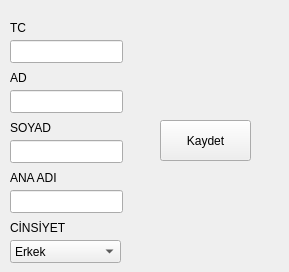
<?xml version="1.0" encoding="UTF-8"?>
<ui version="4.0">
 <class>OtherWindow</class>
 <widget class="QWidget" name="OtherWindow">
  <property name="geometry">
   <rect>
    <x>0</x>
    <y>0</y>
    <width>289</width>
    <height>272</height>
   </rect>
  </property>
  <property name="windowTitle">
   <string>Form</string>
  </property>
  <widget class="QLineEdit" name="lineEdit">
   <property name="geometry">
    <rect>
     <x>10</x>
     <y>40</y>
     <width>113</width>
     <height>23</height>
    </rect>
   </property>
  </widget>
  <widget class="QLabel" name="label">
   <property name="geometry">
    <rect>
     <x>10</x>
     <y>20</y>
     <width>59</width>
     <height>15</height>
    </rect>
   </property>
   <property name="text">
    <string>TC</string>
   </property>
  </widget>
  <widget class="QLabel" name="label_2">
   <property name="geometry">
    <rect>
     <x>10</x>
     <y>70</y>
     <width>59</width>
     <height>15</height>
    </rect>
   </property>
   <property name="text">
    <string>AD</string>
   </property>
  </widget>
  <widget class="QLineEdit" name="lineEdit_2">
   <property name="geometry">
    <rect>
     <x>10</x>
     <y>90</y>
     <width>113</width>
     <height>23</height>
    </rect>
   </property>
  </widget>
  <widget class="QLabel" name="label_3">
   <property name="geometry">
    <rect>
     <x>10</x>
     <y>120</y>
     <width>59</width>
     <height>15</height>
    </rect>
   </property>
   <property name="text">
    <string>SOYAD</string>
   </property>
  </widget>
  <widget class="QLineEdit" name="lineEdit_3">
   <property name="geometry">
    <rect>
     <x>10</x>
     <y>140</y>
     <width>113</width>
     <height>23</height>
    </rect>
   </property>
  </widget>
  <widget class="QLabel" name="label_4">
   <property name="geometry">
    <rect>
     <x>10</x>
     <y>170</y>
     <width>59</width>
     <height>15</height>
    </rect>
   </property>
   <property name="text">
    <string>ANA ADI</string>
   </property>
  </widget>
  <widget class="QLineEdit" name="lineEdit_4">
   <property name="geometry">
    <rect>
     <x>10</x>
     <y>190</y>
     <width>113</width>
     <height>23</height>
    </rect>
   </property>
  </widget>
  <widget class="QLabel" name="label_5">
   <property name="geometry">
    <rect>
     <x>10</x>
     <y>220</y>
     <width>59</width>
     <height>15</height>
    </rect>
   </property>
   <property name="text">
    <string>CİNSİYET</string>
   </property>
  </widget>
  <widget class="QComboBox" name="comboBox">
   <property name="geometry">
    <rect>
     <x>10</x>
     <y>240</y>
     <width>111</width>
     <height>23</height>
    </rect>
   </property>
   <item>
    <property name="text">
     <string>Erkek</string>
    </property>
   </item>
   <item>
    <property name="text">
     <string>Kadın</string>
    </property>
   </item>
  </widget>
  <widget class="QPushButton" name="pushButton">
   <property name="geometry">
    <rect>
     <x>160</x>
     <y>120</y>
     <width>91</width>
     <height>41</height>
    </rect>
   </property>
   <property name="text">
    <string>Kaydet</string>
   </property>
  </widget>
 </widget>
 <resources/>
 <connections/>
</ui>
